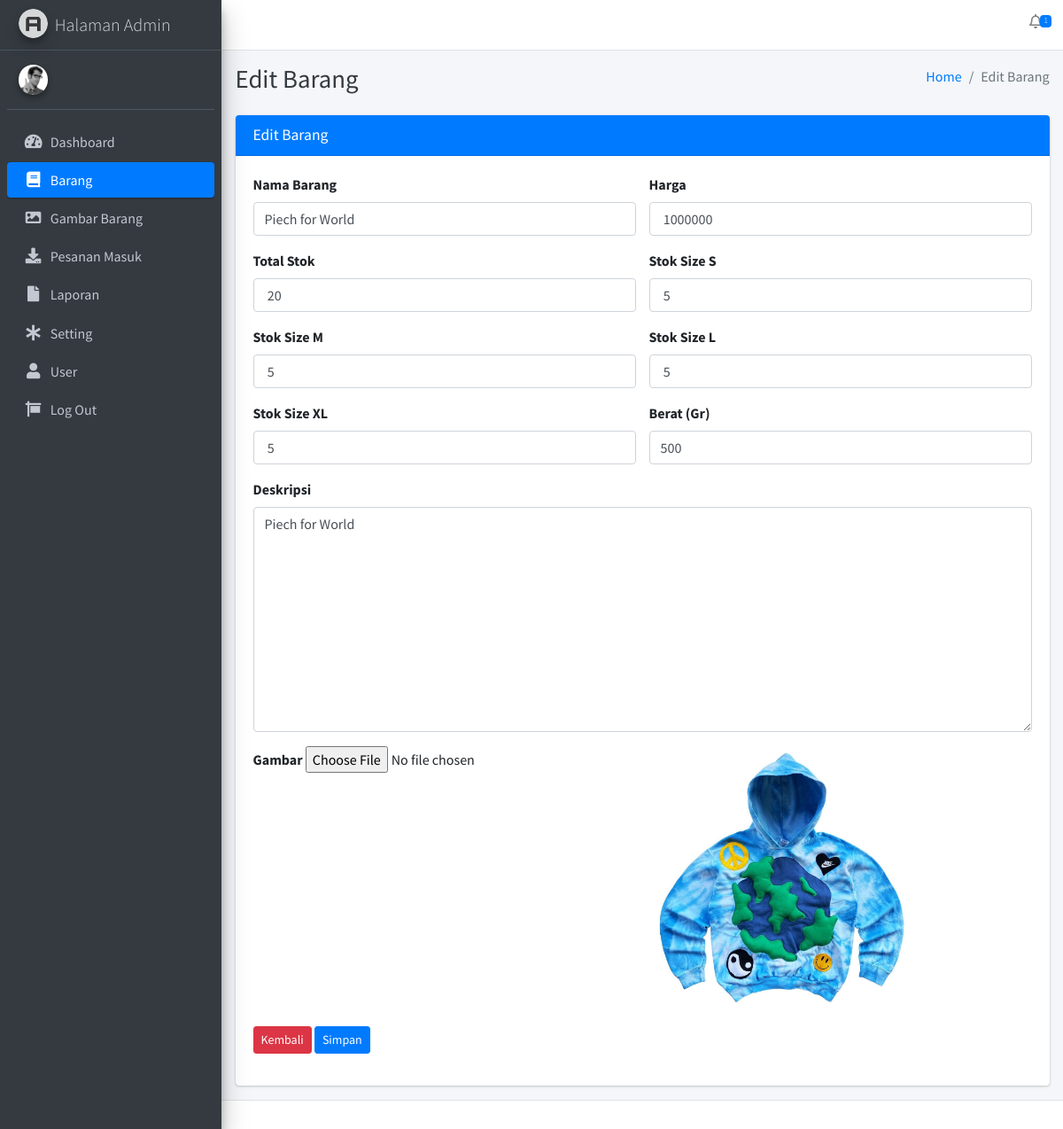
Page /barang/edit/35 on the committed database.
### tables this page shows
CREATE TABLE `tbl_barang` (
  `id_barang` int(12) NOT NULL,
  `nama_barang` varchar(100) NOT NULL,
  `harga` int(20) NOT NULL,
  `total_stok` int(12) DEFAULT NULL,
  `stok_s` int(20) NOT NULL,
  `stok_l` int(20) NOT NULL,
  `stok_m` int(20) NOT NULL,
  `stok_xl` int(20) NOT NULL,
  `deskripsi` text NOT NULL,
  `gambar` text NOT NULL,
  `berat` int(12) NOT NULL
);

### application/views/layout/v_content.php (called while the page is built)
<?php
if($isi){
    $this->load->view($isi);
}
?>

### application/views/layout/v_wrapper_backend.php (called while the page is built)
<?php
require_once('v_head.php');
require_once('v_header_backend.php');
require_once('v_nav_backend.php');
require_once('v_content.php');
require_once('v_footer_backend.php');
?>

### application/controllers/Barang.php (called while the page is built, shortened)
<?php
class Barang extends CI_Controller
{
    public function __construct()
    {
        $this->load->model('m_barang');
        $this->load->model('m_admin');
    }
    public function edit($id_barang = NULL)
    {
        $data = array(
            'title' => 'Edit Barang',
            'pesanan_masuk_notif' => $this->m_admin->pesanan_masuk_notif(),
            'barang' => $this->m_barang->get_data($id_barang),
            'isi'   => 'admin/barang/v_edit',
        );
        $this->load->view('layout/v_wrapper_backend', $data, FALSE);
    }
}

### index.php (called while the page is built, shortened)
<?php
require_once BASEPATH.'core/CodeIgniter.php';

### application/models/M_admin.php (called while the page is built, shortened)
<?php
class M_admin extends CI_Model
{
    public function pesanan_masuk_notif()
    {
        $this->db->where('status_bayar=0');
        return $this->db->get('tbl_transaksi')->num_rows();
    }
}
?>

### application/models/M_barang.php (called while the page is built, shortened)
<?php
class M_barang extends CI_Model
{
    public function get_data($id_barang)
    {
        $this->db->select('*');
        $this->db->from('tbl_barang');
        $this->db->where('id_barang', $id_barang);
        return $this->db->get()->row();
    }
}
?>

### application/views/admin/barang/v_edit.php (the view, shortened to what this page needs)
<div class="col-md-12">
    <div class="card card-primary">
        <div class="card-header">
            <h3 class="card-title">Edit Barang</h3>
        </div>
        <div class="card-body">
            <?php
            echo form_open_multipart('barang/edit/'. $barang->id_barang) ?>
                <div class ="row">
            <div class="col-sm-6">
                <div class="form-group">
                    <label>Nama Barang</label>
                    <input name="nama_barang" class="form-control" placeholder="nama Barang" value="<?= $barang->nama_barang ?>">
                </div>
            </div>
                <div class="col-sm-6">
                    <div class="form-group">
                        <label>Harga</label>
                        <input name="harga" class="form-control" placeholder="Harga Barang" value=" <?= $barang->harga ?> ">
                    </div>
                </div>
                <div class="col-sm-6">
                    <div class="form-group">
                        <label>Total Stok</label>
                        <input name="total_stok" class="form-control" placeholder="Stok Barang" value=" <?= $barang->total_stok ?> ">
                    </div>
                </div>
                <div class="col-sm-6">
                    <div class="form-group">
                        <label>Stok Size S</label>
                        <input name="stok_s" class="form-control" placeholder="Stok Size S" value=" <?= $barang->stok_s ?> ">
                    </div>
                </div>
                <div class="col-sm-6">
                    <div class="form-group">
                        <label>Stok Size M</label>
                        <input name="stok_m" class="form-control" placeholder="Stok Size M" value=" <?= $barang->stok_m ?> ">
                    </div>
                </div>
                <div class="col-sm-6">
                    <div class="form-group">
                        <label>Stok Size L</label>
                        <input name="stok_l" class="form-control" placeholder="Stok Size L" value=" <?= $barang->stok_l ?> ">
                    </div>
                </div>
                <div class="col-sm-6">
                    <div class="form-group">
                        <label>Stok Size XL</label>
                        <input name="stok_xl" class="form-control" placeholder="Stok Size XL" value=" <?= $barang->stok_xl ?> ">
                    </div>
                </div>
                <div class="col-sm-6">
                    <div class="form-group">
                        <label>Berat (Gr)</gr></label>
                        <input type="number" min="0" name="berat" class="form-control" placeholder="Berat Dalam Satuan Gram" value="<?=
                                                                                                    $barang->berat ?>">
                    </div>
                </div>
            </div>
            <div class="form-group">
                <label>Deskripsi</label>
                <textarea name="deskripsi" class="form-control" rows="10" placeholder="Deskripsi Barang"><?= $barang->nama_barang ?> </textarea>
            </div>
            <div class="row">
                <div class="col-sm-6">
                    <div class="form-group">
                        <label>Gambar</label>
                        <input name="gambar" type="file" class="form_control" id="preview_gambar">
                    </div>
                </div>
                <div class="col-sm-6">
                    <div class="form-group">
                        <img src="<?= base_url('assets/gambar/'. $barang->gambar ) ?>" width="300px" id="gambar_load">
                    </div>
                </div>
            </div>
            <div class="form-group">
                <a href="<?= base_url('barang') ?>" class="btn btn-danger btn-sm">Kembali</a>
                <button type="submit" class="btn btn-primary btn-sm">Simpan</button>
            </div>
            <?php echo form_close() ?>
        </div>
    </div>
</div>

### rows in the picture
tbl_barang: nama_barang "Piech for World", harga "1000000", total_stok "20", stok_s "5", stok_m "5", stok_l "5", stok_xl "5", berat "500", deskripsi "Piech for World", gambar (picture)

### other values in the picture
$pesanan_masuk_notif "1"
$title "Edit Barang"
